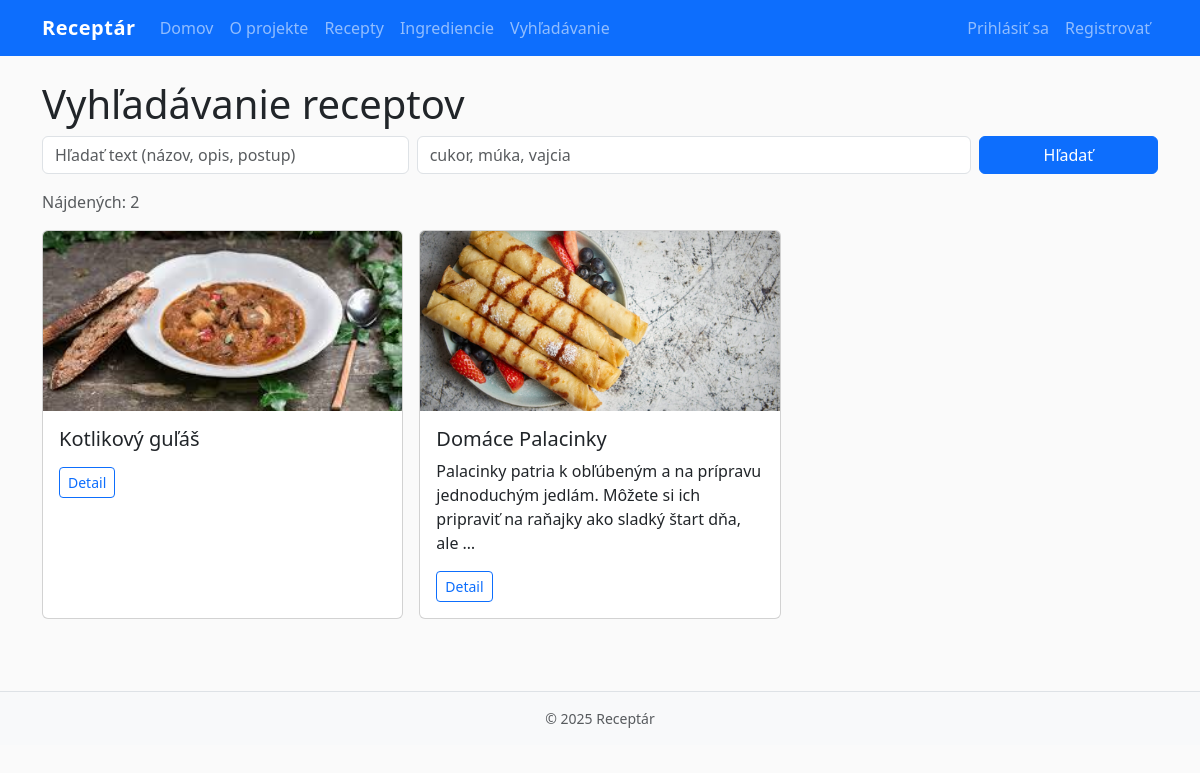
Before: /recipes/search/ with the older database file.
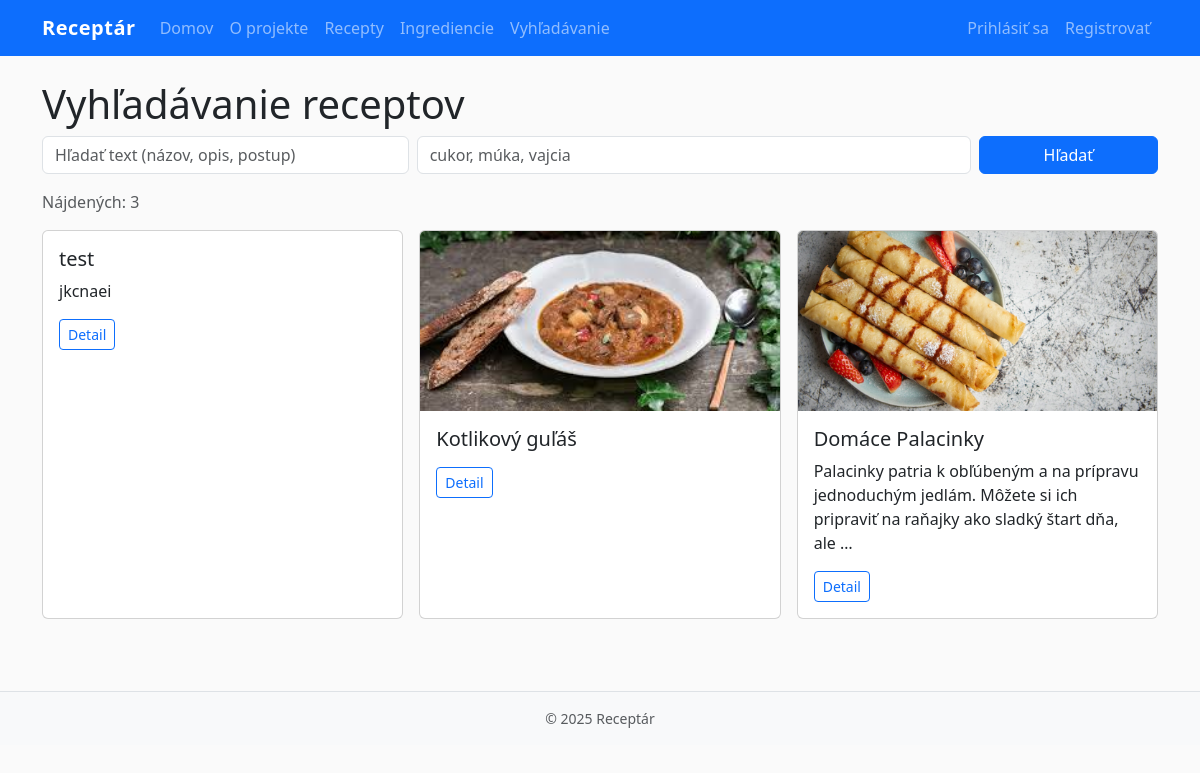
After: the same page with the newer database file.
### recipes/models.py (models this page shows, shortened)
class Recipe(models.Model):
    title = models.CharField(max_length=200)
    description = models.TextField(blank=True)
    instructions = models.TextField()
    image = models.ImageField(upload_to="recipes/", blank=True, null=True)
    created_by = models.ForeignKey(User, on_delete=models.CASCADE, related_name="recipes")
    created_at = models.DateTimeField(auto_now_add=True)
    ingredients = models.ManyToManyField(Ingredient, through="RecipeIngredient", related_name="recipes")
    class Meta:
        ordering = ["-created_at"]

### recipes/views.py (the view)
# urls.py: path("search/", RecipeSearchView.as_view(), name="search"),
class RecipeSearchView(ListView):
    model = Recipe
    template_name = "recipes/recipe_search.html"
    context_object_name = "recipes"
    def get_queryset(self):
        qs = Recipe.objects.all()
        q = self.request.GET.get("q", "").strip()
        ingredients = self.request.GET.get("ingredients", "").strip()
        if q:
            qs = qs.filter(Q(title__icontains=q) | Q(description__icontains=q) | Q(instructions__icontains=q))
        if ingredients:
            tokens = [t.strip() for t in ingredients.split(",") if t.strip()]
            for t in tokens:
                qs = qs.filter(ingredients__name__icontains=t)
        return qs.distinct()

### templates/recipes/recipe_search.html (shortened to what this page needs)
{% extends "base.html" %}
{% block content %}
<h1>Vyhľadávanie receptov</h1>
<form class="row g-2 mb-3" method="get">
  <div class="col-md-4">
    <input name="q" value="{{ request.GET.q }}" class="form-control" placeholder="Hľadať text (názov, opis, postup)">
  </div>
  <div class="col-md-6">
    <input name="ingredients" value="{{ request.GET.ingredients }}" class="form-control" placeholder="cukor, múka, vajcia">
  </div>
  <div class="col-md-2 d-grid">
    <button class="btn btn-primary">Hľadať</button>
  </div>
</form>
{% if recipes %}
  <p class="text-muted">Nájdených: {{ recipes|length }}</p>
{% endif %}
<div class="row g-3">
  {% for r in recipes %}
  <div class="col-md-4">
    <div class="card h-100">
      {% if r.image %}<img src="{{ r.image.url }}" class="card-img-top" alt="{{ r.title }}">{% endif %}
      <div class="card-body">
        <h5 class="card-title">{{ r.title }}</h5>
        <p class="card-text">{{ r.description|truncatewords:20 }}</p>
        <a class="btn btn-outline-primary btn-sm" href="{% url 'recipes:detail' r.pk %}">Detail</a>
      </div>
    </div>
  </div>
  {% empty %}
    <p>Nenašli sa žiadne recepty.</p>
  {% endfor %}
</div>
{% endblock %}

Changed rows visible on the page:
added Recipe: title "test", description "jkcnaei"
Other visible differences:
{{ recipes|length }}: "2" → "3"
